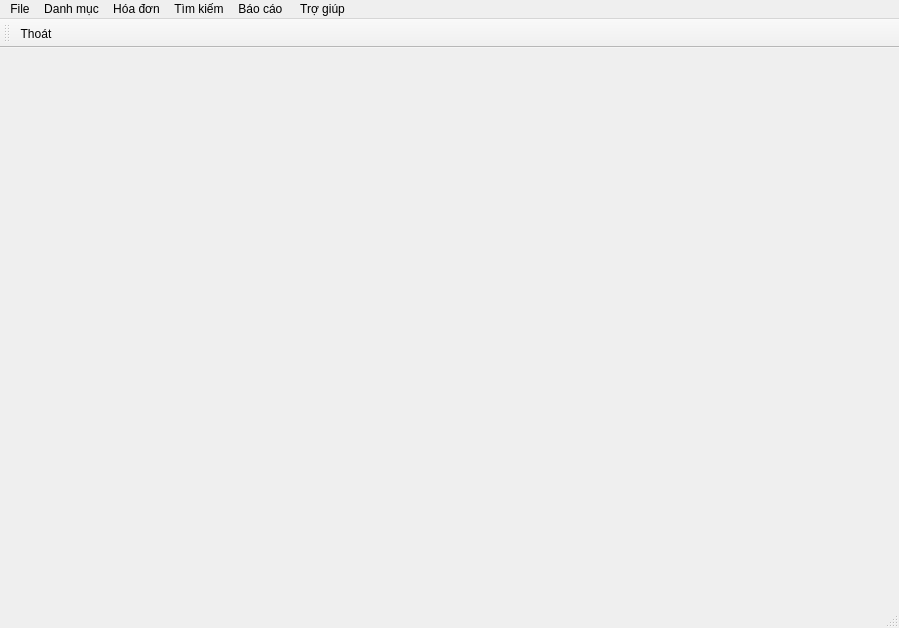
<?xml version="1.0" encoding="UTF-8"?>
<ui version="4.0">
 <class>MainWindow</class>
 <widget class="QMainWindow" name="MainWindow">
  <property name="geometry">
   <rect>
    <x>0</x>
    <y>0</y>
    <width>899</width>
    <height>628</height>
   </rect>
  </property>
  <property name="windowTitle">
   <string>MainWindow</string>
  </property>
  <widget class="QWidget" name="centralwidget">
   <widget class="QLabel" name="label_MainWindow">
    <property name="geometry">
     <rect>
      <x>0</x>
      <y>0</y>
      <width>901</width>
      <height>531</height>
     </rect>
    </property>
    <property name="text">
     <string/>
    </property>
    <property name="pixmap">
     <pixmap>F:/Hình ảnh/Saved Pictures/thiet-ke-sieu-thi-mini2.jpg</pixmap>
    </property>
    <property name="scaledContents">
     <bool>true</bool>
    </property>
   </widget>
  </widget>
  <widget class="QMenuBar" name="menubar">
   <property name="geometry">
    <rect>
     <x>0</x>
     <y>0</y>
     <width>899</width>
     <height>26</height>
    </rect>
   </property>
   <widget class="QMenu" name="menuihckjf">
    <property name="title">
     <string>File</string>
    </property>
    <addaction name="action_Thoat"/>
   </widget>
   <widget class="QMenu" name="menusfjf">
    <property name="title">
     <string>Danh mục</string>
    </property>
    <addaction name="action_ChatLieu"/>
    <addaction name="action_NhanVien"/>
    <addaction name="action_KhachHang_2"/>
    <addaction name="action_SanPham"/>
   </widget>
   <widget class="QMenu" name="menuH_a_n">
    <property name="title">
     <string>Hóa đơn</string>
    </property>
    <addaction name="action_HoaDonBan"/>
    <addaction name="action_HoaDonMua"/>
   </widget>
   <widget class="QMenu" name="menuT_m_ki_m">
    <property name="title">
     <string>Tìm kiếm</string>
    </property>
    <addaction name="action_HoaDon"/>
    <addaction name="action_Hang"/>
    <addaction name="action_KhachHang"/>
   </widget>
   <widget class="QMenu" name="menuB_o_c_o">
    <property name="title">
     <string>Báo cáo </string>
    </property>
    <addaction name="action_HangTon"/>
    <addaction name="action_DoanhThu"/>
   </widget>
   <widget class="QMenu" name="menuTr_gi_p">
    <property name="title">
     <string>Trợ giúp</string>
    </property>
   </widget>
   <addaction name="menuihckjf"/>
   <addaction name="menusfjf"/>
   <addaction name="menuH_a_n"/>
   <addaction name="menuT_m_ki_m"/>
   <addaction name="menuB_o_c_o"/>
   <addaction name="menuTr_gi_p"/>
  </widget>
  <widget class="QStatusBar" name="statusbar"/>
  <widget class="QToolBar" name="toolBar">
   <property name="windowTitle">
    <string>toolBar</string>
   </property>
   <attribute name="toolBarArea">
    <enum>TopToolBarArea</enum>
   </attribute>
   <attribute name="toolBarBreak">
    <bool>false</bool>
   </attribute>
   <addaction name="action_Thoat"/>
  </widget>
  <action name="action_Thoat">
   <property name="icon">
    <iconset>
     <normaloff>F:/Hình ảnh/Saved Pictures/images (1).jpg</normaloff>F:/Hình ảnh/Saved Pictures/images (1).jpg</iconset>
   </property>
   <property name="text">
    <string>Thoát</string>
   </property>
   <property name="shortcut">
    <string>Esc</string>
   </property>
  </action>
  <action name="action_ChatLieu">
   <property name="text">
    <string>Chất liệu</string>
   </property>
  </action>
  <action name="action_NhanVien">
   <property name="text">
    <string>Nhân viên</string>
   </property>
  </action>
  <action name="action_KhachHang_2">
   <property name="text">
    <string>Khách hàng</string>
   </property>
  </action>
  <action name="action_SanPham">
   <property name="text">
    <string>Sản phẩm</string>
   </property>
   <property name="toolTip">
    <string>Sản phẩm</string>
   </property>
  </action>
  <action name="action_HoaDonBan">
   <property name="text">
    <string>Hóa đơn bán</string>
   </property>
  </action>
  <action name="action_HoaDonMua">
   <property name="text">
    <string>Hóa đơn mua</string>
   </property>
  </action>
  <action name="action_HoaDon">
   <property name="text">
    <string>Hóa đơn</string>
   </property>
  </action>
  <action name="action_Hang">
   <property name="text">
    <string>Hàng</string>
   </property>
  </action>
  <action name="action_KhachHang">
   <property name="text">
    <string>Khách hàng</string>
   </property>
  </action>
  <action name="action_HangTon">
   <property name="text">
    <string>Hàng tồn </string>
   </property>
  </action>
  <action name="action_DoanhThu">
   <property name="text">
    <string>Doanh thu</string>
   </property>
  </action>
 </widget>
 <resources/>
 <connections/>
</ui>
